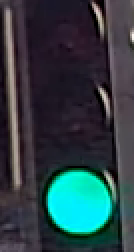
#> input picture cv2/test-images/green-000818_02.png, 67 x 126 px (shown 2 times larger); its folder holds only this picture in this run
$ python main.py
#> lines starting #> are read from the running program, lines starting #| are printed output that depends on the picture; after the words box and inside, x2 and y2 are one past the last pixel; in counts of white or black regions, pixels touching at a corner belong together
import cv2
import numpy as np
import os

output_folders = {"out-green","out-red"}

for folder in output_folders:
    if not os.path.exists(folder):
        os.makedirs(folder)

green_low = np.array([40, 80, 80])
green_upp = np.array([100, 255, 255])

red_low = np.array([168, 100, 100])
red_upp = np.array([180, 255, 255])

for filename in os.listdir("test-images"):
    filepath = os.path.join("test-images", filename)

    img = cv2.imread(filepath)
#> img is the input picture: shape (126, 67, 3); mean B, G, R 69.5, 64.7, 45.4
    hsv = cv2.cvtColor(img, cv2.COLOR_BGR2HSV)
#> hsv: shape (126, 67, 3); mean H, S, V 121.1, 95.6, 74.2

    greenMask = cv2.inRange(hsv, green_low, green_upp)
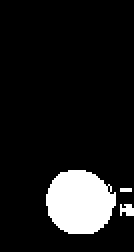
#> greenMask: shape (126, 67) (shown 2 times larger); 10.9% white; 3 white regions (1 under 20 px), largest, box (x1, y1, x2, y2) and area: (23, 85, 58, 117) 875, (60, 102, 67, 108) 33
    resG = cv2.bitwise_and(img, img, mask=greenMask)
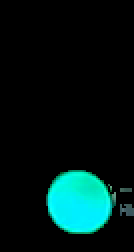
#> resG: shape (126, 67, 3) (shown 2 times larger); mean B, G, R 22.5, 24, 0.7

    redMask = cv2.inRange(hsv, red_low, red_upp)
#> redMask: shape (126, 67); every value is 0
    resR = cv2.bitwise_and(img, img, mask=redMask)
#> resR: shape (126, 67, 3); every value is 0

    if np.sum(greenMask) > np.sum(redMask):
        final_img = cv2.hconcat([img, resG, resR])
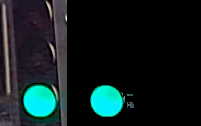
#> final_img: shape (126, 201, 3); mean B, G, R 30.7, 29.5, 15.3
        cv2.imwrite(f"out-green/{filename}", final_img)
    elif np.sum(redMask) > np.sum(greenMask):
        final_img = cv2.hconcat([img, resR, resG])
        cv2.imwrite(f"out-red/{filename}", final_img)

print("done")

$ run again, on cv2/test-images/green-000831_02.png
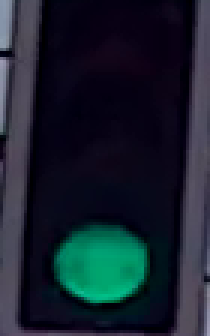
#> input picture cv2/test-images/green-000831_02.png, 70 x 112 px (shown 3 times larger)
#> img is the input picture: shape (112, 70, 3); mean B, G, R 44.9, 33.2, 23.9
#> hsv: shape (112, 70, 3); mean H, S, V 120.5, 179.7, 48.1
#> `greenMask = cv2.inRange(hsv, green_low, green_upp)`:
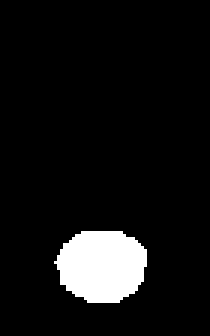
#> greenMask: shape (112, 70) (shown 3 times larger); 7.5% white; 1 white region, box (x1, y1, x2, y2) and area: (18, 77, 49, 101) 586
#> redMask: shape (112, 70); every value is 0
#> resR: shape (112, 70, 3); every value is 0
#> `final_img = cv2.hconcat([img, resG, resR])`:
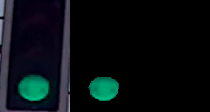
#> final_img: shape (112, 210, 3); mean B, G, R 17.5, 14.6, 8

$ run again, on cv2/test-images/green-000840_02.png
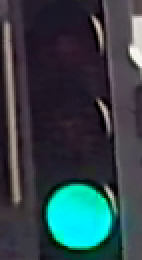
#> input picture cv2/test-images/green-000840_02.png, 71 x 130 px (shown 2 times larger)
#> img is the input picture: shape (130, 71, 3); mean B, G, R 72.1, 66.7, 48.9
#> hsv: shape (130, 71, 3); mean H, S, V 120.1, 89.2, 76
#> `greenMask = cv2.inRange(hsv, green_low, green_upp)`:
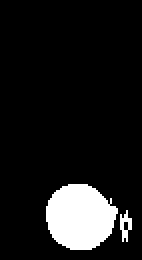
#> greenMask: shape (130, 71) (shown 2 times larger); 10.4% white; 2 white regions, box (x1, y1, x2, y2) and area: (23, 92, 59, 125) 908, (60, 105, 66, 121) 52
#> redMask: shape (130, 71); every value is 0
#> resR: shape (130, 71, 3); every value is 0
#> `final_img = cv2.hconcat([img, resG, resR])`:
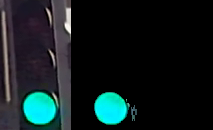
#> final_img: shape (130, 213, 3); mean B, G, R 31.2, 29.8, 16.5

$ run again, on cv2/test-images/green-000821_02.png
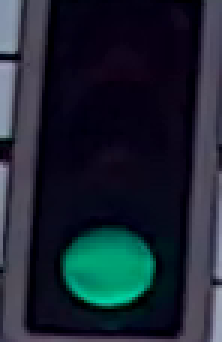
#> input picture cv2/test-images/green-000821_02.png, 74 x 114 px (shown 3 times larger)
#> img is the input picture: shape (114, 74, 3); mean B, G, R 49.2, 37.2, 27.9
#> hsv: shape (114, 74, 3); mean H, S, V 119.9, 172.4, 51.8
#> `greenMask = cv2.inRange(hsv, green_low, green_upp)`:
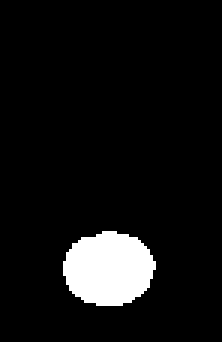
#> greenMask: shape (114, 74) (shown 3 times larger); 7.1% white; 1 white region, box (x1, y1, x2, y2) and area: (21, 77, 52, 102) 598
#> redMask: shape (114, 74); every value is 0
#> resR: shape (114, 74, 3); every value is 0
#> `final_img = cv2.hconcat([img, resG, resR])`:
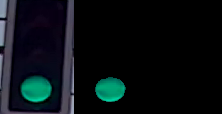
#> final_img: shape (114, 222, 3); mean B, G, R 19, 15.8, 9.3
